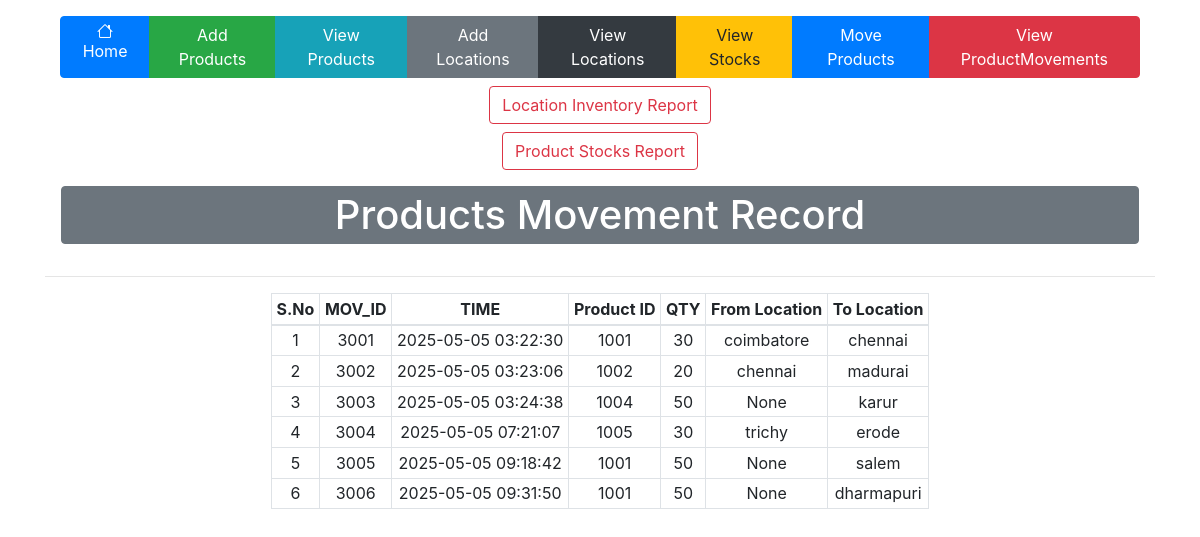
/view_productmovements, run on an earlier commit of the app's database.
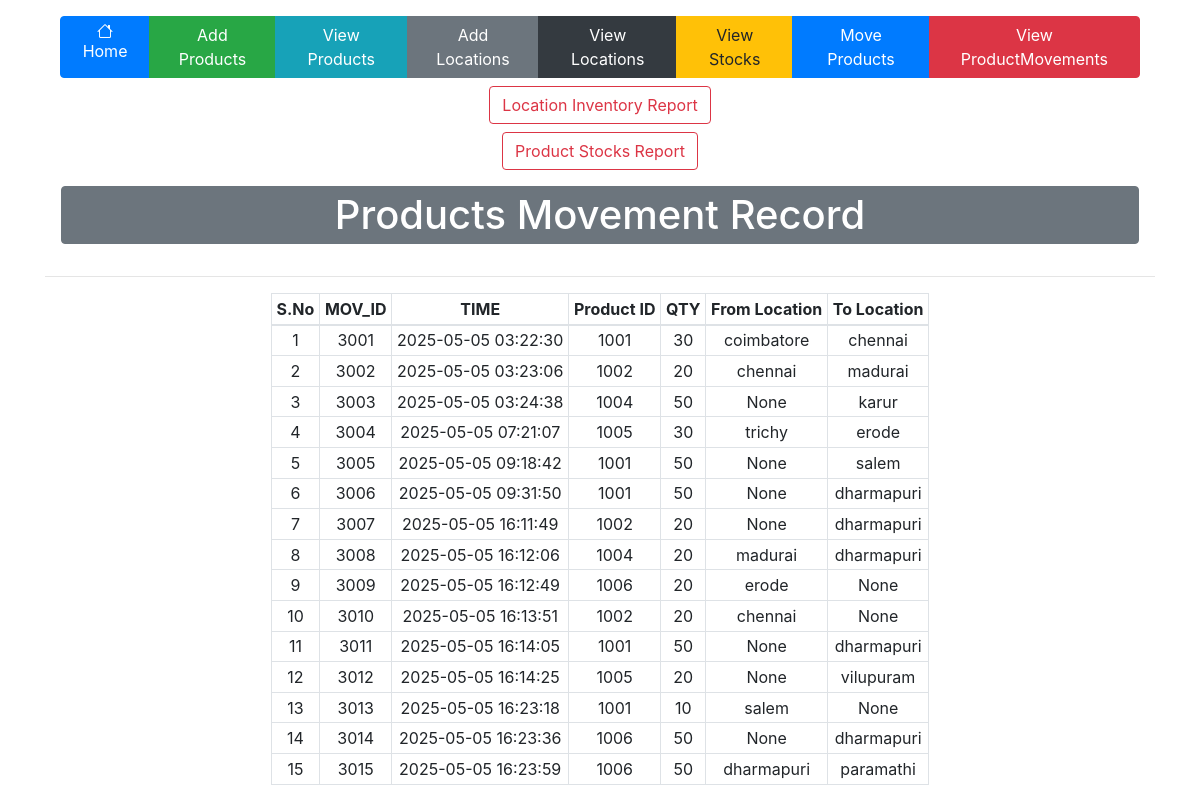
And on a later commit of the database.
### tables this page shows
CREATE TABLE movements (
    MOV_ID INTEGER PRIMARY KEY AUTOINCREMENT,
    TIMESTAMP TEXT DEFAULT CURRENT_TIMESTAMP,
    P_ID INTEGER,
    QTY INTEGER,
    FROM_LOCATION TEXT,
    TO_LOCATION TEXT,
    FOREIGN KEY (P_ID) REFERENCES products(P_ID)
);

### app.py (the view)
@app.route('/view_productmovements')
def view_productmovements():
    con=sql.connect("inventory.db")
    con.row_factory=sql.Row
    cur=con.cursor()
    cur.execute("select * from movements")
    data=cur.fetchall()
    return render_template("view_productmovements.html",datas=data)

### templates/view_productmovements.html
{% extends 'layout.html' %}
{% block body %}
    <div class="d-flex justify-content-between align-items-center mb-3">
        <div class="flex-grow-1 text-center">
            <h1 class="border border-secondary m-3 p-1 bg-secondary text-white rounded bolder">Products Movement Record</h1>
        </div>
    </div>
    <hr>
    <table class="table table-bordered  table-sm mx-auto w-auto text-center">
        <thead >
            <th>S.No</th>
            <th>MOV_ID</th>
            <th>TIME</th>
            <th>Product ID</th>
            <th>QTY</th>
            <th>From Location</th>
            <th>To Location</th>
        </thead>
        <tbody>
            {% for row in datas %}
                <tr>
                    <td>{{loop.index}}</td>
                    <td>{{row.MOV_ID}}</td>
                    <td>{{row.TIMESTAMP}}</td>
                    <td>{{row.P_ID}}</td>
                    <td>{{row.QTY}}</td>
                    <td>{{row.FROM_LOCATION}}</td>
                    <td>{{row.TO_LOCATION}}</td>
                </tr>
            {% endfor %}
        </tbody>
    </table>
{% endblock %}

What changed in the data, as far as the page shows it:
added movements: MOV_ID "3007", TIMESTAMP "2025-05-05 16:11:49", P_ID "1002", QTY "20", FROM_LOCATION "None", TO_LOCATION "dharmapuri"
added movements: MOV_ID "3008", TIMESTAMP "2025-05-05 16:12:06", P_ID "1004", QTY "20", FROM_LOCATION "madurai", TO_LOCATION "dharmapuri"
added movements: MOV_ID "3009", TIMESTAMP "2025-05-05 16:12:49", P_ID "1006", QTY "20", FROM_LOCATION "erode", TO_LOCATION "None"
added movements: MOV_ID "3010", TIMESTAMP "2025-05-05 16:13:51", P_ID "1002", QTY "20", FROM_LOCATION "chennai", TO_LOCATION "None"
added movements: MOV_ID "3011", TIMESTAMP "2025-05-05 16:14:05", P_ID "1001", QTY "50", FROM_LOCATION "None", TO_LOCATION "dharmapuri"
added movements: MOV_ID "3012", TIMESTAMP "2025-05-05 16:14:25", P_ID "1005", QTY "20", FROM_LOCATION "None", TO_LOCATION "vilupuram"
added movements: MOV_ID "3013", TIMESTAMP "2025-05-05 16:23:18", P_ID "1001", QTY "10", FROM_LOCATION "salem", TO_LOCATION "None"
added movements: MOV_ID "3014", TIMESTAMP "2025-05-05 16:23:36", P_ID "1006", QTY "50", FROM_LOCATION "None", TO_LOCATION "dharmapuri"
added movements: MOV_ID "3015", TIMESTAMP "2025-05-05 16:23:59", P_ID "1006", QTY "50", FROM_LOCATION "dharmapuri", TO_LOCATION "paramathi"
